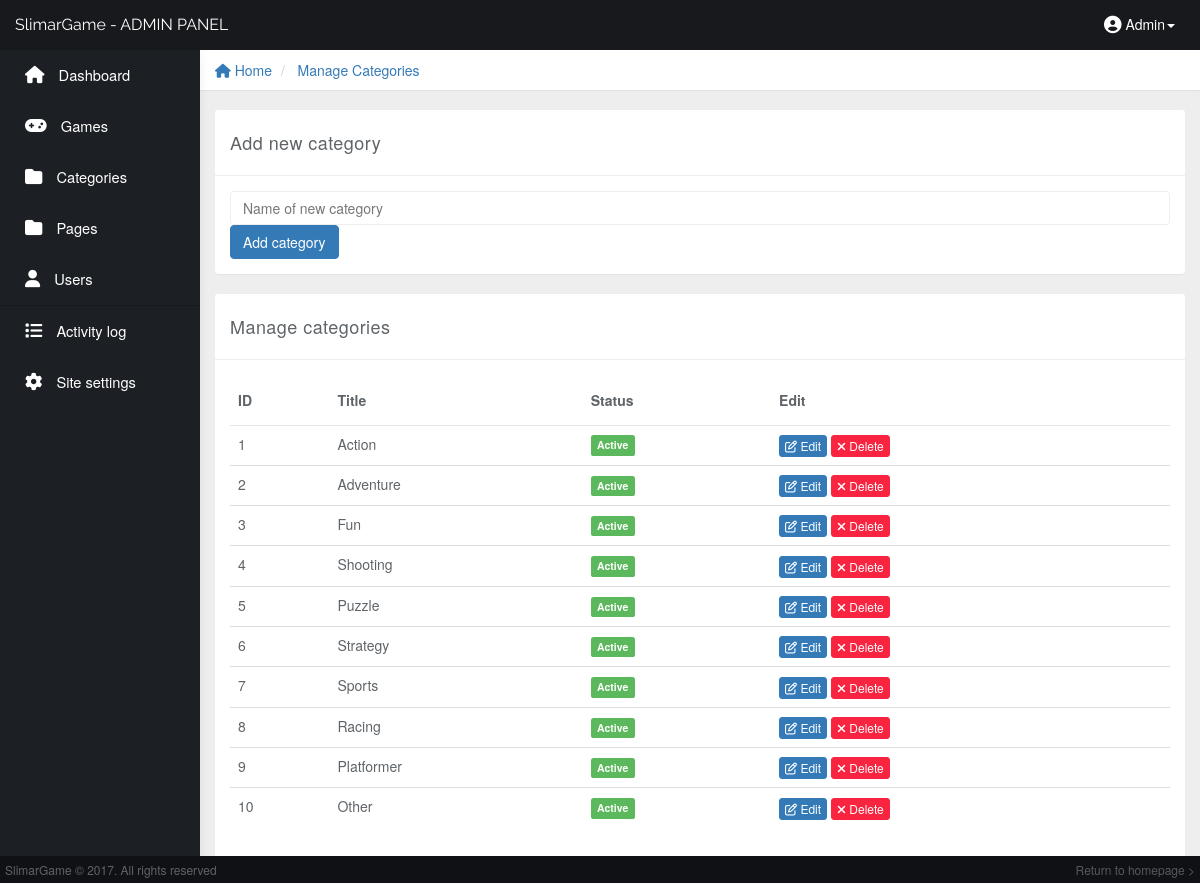
/admin/manage_categories.php (signed in), run on the app's committed database.
### tables this page shows
CREATE TABLE `site_settings` (
  `url` varchar(225) NOT NULL,
  `title` varchar(200) NOT NULL,
  `about` longtext NOT NULL,
  `template` varchar(225) NOT NULL,
  `logourl` varchar(225) NOT NULL,
  `footer` varchar(200) NOT NULL,
  `postingcalled` varchar(225) NOT NULL,
  `offline` varchar(25) NOT NULL,
  `registeration` int(11) NOT NULL,
  `loginurl` text NOT NULL,
  `captcha` varchar(225) NOT NULL,
  `captcha_reg` int(11) NOT NULL,
  `verify` int(11) NOT NULL,
  `email` varchar(225) NOT NULL,
  `email_template` int(11) NOT NULL,
  `emailserver` varchar(225) NOT NULL,
  `referral` int(11) NOT NULL,
  `defaultpic` text NOT NULL,
  `welcome_title` text NOT NULL,
  `welcome_message` text NOT NULL,
  `ads_enabled` int(11) NOT NULL,
  `ad_1` longtext NOT NULL,
  `ad_2` longtext NOT NULL,
  `direct_game` int(11) NOT NULL
);

CREATE TABLE `users` (
  `id` bigint(90) NOT NULL,
  `username` varchar(25) NOT NULL,
  `password` varchar(1000) NOT NULL,
  `usergroup` varchar(90) NOT NULL DEFAULT '1',
  `banned` varchar(225) NOT NULL DEFAULT '0',
  `firstname` varchar(225) NOT NULL,
  `country` varchar(225) NOT NULL,
  `timezone` varchar(225) NOT NULL,
  `dob` date NOT NULL,
  `gender` varchar(225) NOT NULL,
  `email` varchar(150) NOT NULL,
  `profilepic` varchar(225) NOT NULL DEFAULT 'https://d3q6qq2zt8nhwv.cloudfront.net/m/1_extra_1aeplf03.jpg',
  `gravatar` int(11) NOT NULL,
  `comments` varchar(225) NOT NULL,
  `ip` varchar(90) NOT NULL,
  `joindate` varchar(90) NOT NULL,
  `join_month` varchar(225) NOT NULL,
  `messages` varchar(90) NOT NULL DEFAULT '0',
  `aboutme` longtext NOT NULL,
  `website` varchar(300) NOT NULL,
  `page_visits` varchar(90) NOT NULL DEFAULT '0',
  `verified` int(11) NOT NULL,
  `verified_rand` varchar(225) NOT NULL,
  `lastactive` varchar(225) NOT NULL,
  `hide_offline` int(11) NOT NULL DEFAULT '0',
  `referral` varchar(11) NOT NULL,
  `viewprofile` int(11) NOT NULL DEFAULT '1',
  `oauth_provider` enum('','facebook','google','twitter') NOT NULL,
  `oauth_uid` varchar(100) NOT NULL,
  `newsletter` int(11) NOT NULL DEFAULT '0',
  `forgotid` varchar(225) NOT NULL,
  `games_played` int(11) NOT NULL
);

CREATE TABLE `games_categories` (
  `id` int(11) NOT NULL,
  `title` varchar(225) NOT NULL,
  `status` int(11) NOT NULL,
  `min_group` int(11) NOT NULL DEFAULT '1'
);

### inc/config.php (called while the page is built, shortened)
<?php
if (isset($admin) && $admin == true) {
    if (file_exists("../inc/details.php")) {
        $installed = 1;
    } else {
        $installed = 0;
    }
} else {
    if (file_exists("inc/details.php")) {
        $installed = 1;
    } else {
        $installed = 0;
    }
}
if ($installed == 1) {
    require "details.php";
    try {
        $dbh = new PDO("mysql:host=$hostname;dbname=$database", $username, $password);
    } catch (PDOException $e) {
        echo '<h2>This website can not connect to the database</h2><br><br>';
        exit;
    }
    $sql = "SELECT * FROM site_settings";
    foreach ($dbh->query($sql) as $i) {
        include "class_functions.php";
    }
    include "class_users.php";
} else {
    header("Location: install/");
}

### inc/class_users.php (called while the page is built, shortened)
<?php
if(!isset($_COOKIE[$id])) {
	$stmt = $dbh->prepare("SELECT * FROM users WHERE `id` = :id");
	$stmt->bindValue(':id', $_COOKIE['id']);
	$stmt->execute();
	$rowuser = $stmt->fetch();
	if ($stmt->rowCount()  < 1) {
		setcookie("id", '', time() - 3600);
		setcookie("password", '', time() - 3600);
	}else{
		if($rowuser['password'] == $_COOKIE['password']){
			if($rowuser['banned'] == "0"){
			$stmt = $dbh->prepare("SELECT * FROM users WHERE `id` = :id");
			$stmt->bindValue(':id', $_COOKIE['id']);
			$stmt->execute();
			$in = $stmt->fetch();
			}else{
				$error = 'This account is currently banned!';
				setcookie("id", '', time() - 3600);
				setcookie("password", '', time() - 3600);
			}
		}else{
			setcookie("id", '', time() - 3600);
			setcookie("password", '', time() - 3600);
		}
	}
}
?>

### admin/manage_categories.php (the view, shortened to what this page needs)
<?php
$admin = true;
require "../inc/config.php";
$pagename = "manage_usergroups";
$p = $_GET['p'];
if(empty($_GET['p'])) {
    $page = "home";
}else{
    $page = $p;
}
?>
<!DOCTYPE html>
<html>
<head>
<?php require "inc/head.php"; ?>
</head>
<body>
    <?php require "inc/header.php"; ?>
    <div class="col-sm-9 col-sm-offset-3 col-lg-10 col-lg-offset-2 main">
        <div class="row">
            <ol class="breadcrumb">
                <li><a href="index.php"><i class="fa fa-home" aria-hidden="true"></i> Home</a></li>
                <li><a href="manage_categories.php"> Manage Categories</a></li>
            </ol>
        </div>
        <br>
    <?php if ($page == "home") { ?>
        <div class="row">
            <div class="col-lg-12">
                <div class="panel panel-default">
                    <div class="panel-heading">Add new category</div>
                    <div class="panel-body">
                        <form method="post">
                            <div class="form-group">
                                <input type="text" name="category_name" placeholder="Name of new category" class="form-control"></input>
                                 <input type="submit" style="float:left;"class="btn btn-primary" value="Add category" name="addusergroup">
                            </div>
                        </form>
                    </div>
                </div>
            </div>
        </div>
        <div class="row">
            <div class="col-lg-12">
                <div class="panel panel-default">
                    <div class="panel-heading">Manage categories</div>
                    <div class="panel-body">
                        <table class="table">
                            <thead>
                            <tr>
                                <th>ID</th>
                                <th>Title</th>
                                <th>Status</th>
                                <th>Edit</th>
                            </tr>
                            </thead>
        <?php
        $sql = "SELECT * FROM games_categories ORDER BY id asc";
        $stm = $dbh->prepare($sql);
        $stm->execute();
        $u = $stm->fetchAll();
        foreach ($u as $ug) {
            ?>
                            <tr>
                                <td><?php echo $ug['id']; ?></td>
                                <td><?php echo $ug['title']; ?></td>
                                <td>
            <?php if($ug['status'] == "1") { ?><span class='label label-success'>Active</span><?php
            }else{ ?><span class='label label-default'>Inactive</span><?php
} ?>
                                </td>
                                <td>
                                    <a href='manage_categories.php?p=edit&id=<?php echo $ug['id']; ?>' class='btn btn-primary btn-xs'><i class='fa fa-pencil-square-o' aria-hidden='true'></i> Edit</a>
                                    <a href='manage_categories.php?p=delete&id=<?php echo $ug['id']; ?>' class='btn btn-danger btn-xs'><i class='fa fa-times' aria-hidden='true'></i> Delete</a> </td>
                            </tr>
        <?php } ?>
                        </table>
                    </div>
                </div>
            </div>
        </div>
    <?php } ?>
    </div>
</body>
</html>

### admin/inc/head.php (shortened to what this page needs)
<link href="css/bootstrap.min.css" rel="stylesheet">
<link href="css/datepicker3.css" rel="stylesheet">
<link href="css/styles.css" rel="stylesheet">
<link href="http://fontawesome.io/assets/font-awesome/css/font-awesome.css" rel="stylesheet" />
<link href="http://cdnjs.cloudflare.com/ajax/libs/summernote/0.8.9/summernote.css" rel="stylesheet">

### admin/inc/header.php (shortened to what this page needs)
<nav class="navbar navbar navbar-fixed-top" role="navigation">
        <div class="container-fluid">
            <div class="navbar-header">
                <a class="navbar-brand" href="#"><?php echo $i['title']; ?> - ADMIN PANEL</a>
                <ul class="user-menu">
                    <li class="dropdown pull-right">
                        <a href="#" class="dropdown-toggle" data-toggle="dropdown">
                        <i class="fa fa-user-circle fa-lg" aria-hidden="true"></i> <?php echo $in['username']; ?><span class="caret"></span></a>
                    </li>
                </ul>
            </div>
        </div>
    </nav>
    <div id="sidebar-collapse" class="col-sm-3 col-lg-2 sidebar">
    <ul class="nav menu">
        <li <?php if($pagename=="home") { echo 'class="active"';
       }?>>
            <a href="index.php"> <i class="fa fa-home" aria-hidden="true"></i> Dashboard</a>
        </li>
        <li <?php if($pagename=="manage_games") { echo 'class="active"';
       }?>>
            <a href="manage_games.php"><i class="fa fa-gamepad" aria-hidden="true"></i> Games</a>
        </li>
        <li <?php if($pagename=="manage_categories") { echo 'class="active"';
       }?>>
            <a href="manage_categories.php"><i class="fa fa-folder" aria-hidden="true"></i> Categories</a>
        </li>
        <li <?php if($pagename=="manage_pages") { echo 'class="active"';
       }?>>
            <a href="manage_pages.php"><i class="fa fa-folder" aria-hidden="true"></i> Pages</a>
        </li>
        <li <?php if($pagename=="manage_users") { echo 'class="active"';
       }?>>
            <a href="manage_users.php"><i class="fa fa-user" aria-hidden="true"></i> Users</a>
        </li>
        <hr>
        <li <?php if($pagename=="activitylog") { echo 'class="active"';
       }?>>
            <a href="activitylog.php"><i class="fa fa-list" aria-hidden="true"></i> Activity log</a>
        </li>
        <li <?php if($pagename=="site_settings") { echo 'class="active"';
       }?>>
            <a href="site_settings.php"><i class="fa fa-cog" aria-hidden="true"></i> Site settings</a>
        </li>
    </ul>
    <div style="background:#0f1115;position: fixed;bottom: 0;width: 100%;padding:5px;font-size:9pt;" <?php if($pagename=="site_settings") { echo 'class="active"';
   }?>>
    <?php echo $i['title'];?> &copy; 2017. All rights reserved
        <a href="../"><span style="color:#57595e;float:right;">Return to homepage ></span></a>
    </div>
    </div>

### admin/css/styles.css (style rules this page uses)
body { background: #eeeeee; padding-top: 50px; color: #5f6468; }
a, a:hover, a:focus { color: #337ab7; }
.form-control { border: 1px solid #eee; box-shadow: none; }
.navbar-header .navbar-brand { color: #fff; font-size: 16px; font-family: "Raleway", sans-serif!important; }
.navbar { background:#17191d; }
.btn-primary, .btn-primary:hover, .btn-primary:focus, .btn-primary:active, .btn-primary.active, .open > .dropdown-toggle.btn-primary, .btn-primary.disabled, .btn-primary[disabled], fieldset[disabled] .btn-primary, .btn-primary.disabled:hover, .btn-primary[disabled]:hover, fieldset[disabled] .btn-primary:hover, .btn-primary.disabled:focus, .btn-primary[disabled]:focus, fieldset[disabled] .btn-primary:focus, .btn-primary.disabled:active, .btn-primary[disabled]:active, fieldset[disabled] .btn-primary:active, .btn-primary.disabled.active, .btn-primary[disabled].active, fieldset[disabled] .btn-primary.active { background-color: #337ab7; border-color: #337ab7; }
.btn-danger, .btn-danger:hover, .btn-danger:focus, .btn-danger:active, .btn-danger.active, .open > .dropdown-toggle.btn-danger, .btn-danger.disabled, .btn-danger[disabled], fieldset[disabled] .btn-danger, .btn-danger.disabled:hover, .btn-danger[disabled]:hover, fieldset[disabled] .btn-danger:hover, .btn-danger.disabled:focus, .btn-danger[disabled]:focus, fieldset[disabled] .btn-danger:focus, .btn-danger.disabled:active, .btn-danger[disabled]:active, fieldset[disabled] .btn-danger:active, .btn-danger.disabled.active, .btn-danger[disabled].active, fieldset[disabled] .btn-danger.active { background-color: #f9243f; border-color: #f9243f; }
.panel { border: 0; }
.panel-heading { font-size: 18px; font-weight: 300; letter-spacing: 0.025em; height: 66px; line-height: 45px; }
.panel-default .panel-heading { background: #fff; border-bottom: 1px solid #eee; color: #5f6468; }
.navbar { border: 0; }
.user-menu { display: inline-block; margin-top: 14px; margin-right: 10px; float: right; list-style: none; padding: 0; }
.user-menu a { color: #fff; }
.sidebar { display: block; background-color: #17191d; padding: 0; display: none; }
@media (min-width: 768px) { .sidebar { display: block; position: fixed; top: 50px; bottom: 0; left: 0; z-index: 1000; display: block; margin: 0; padding: 0; overflow-x: hidden; overflow-y: auto; background-color: #1c1f23; box-shadow: 1px 0px 10px rgba(0, 0, 0, .05); } }
@media (min-width: 768px) { .navbar-header { width: 100%; } }
.sidebar ul.nav a { color:white; font-size:11pt; padding-left:50px; padding:15px 15px 15px 25px; }
.sidebar ul.nav i { margin-right:10px!important; font-size:13pt; }
.sidebar ul.nav hr { border-color:#141b1f; background-color:#141b1f; }
hr { margin-top:0px; margin-bottom:0px; }
.menu { background:#1c1f23; }
.breadcrumb { border-radius: 0; padding: 10px 15px; background: white; box-shadow: 0 1px 1px rgba(0, 0, 0, .05); margin: 0 ; }
.table { background: #fff; }
.table>thead>tr>th { border-bottom: 1px solid #e6e7e8; vertical-align: middle; height: 50px; }

### data on the page
site_settings: title "SlimarGame"
users: username "Admin"
games_categories: id "1", title "Action", status "Active"
games_categories: id "2", title "Adventure", status "Active"
games_categories: id "3", title "Fun", status "Active"
games_categories: id "4", title "Shooting", status "Active"
games_categories: id "5", title "Puzzle", status "Active"
games_categories: id "6", title "Strategy", status "Active"
games_categories: id "7", title "Sports", status "Active"
games_categories: id "8", title "Racing", status "Active"
games_categories: id "9", title "Platformer", status "Active"
games_categories: id "10", title "Other", status "Active"
